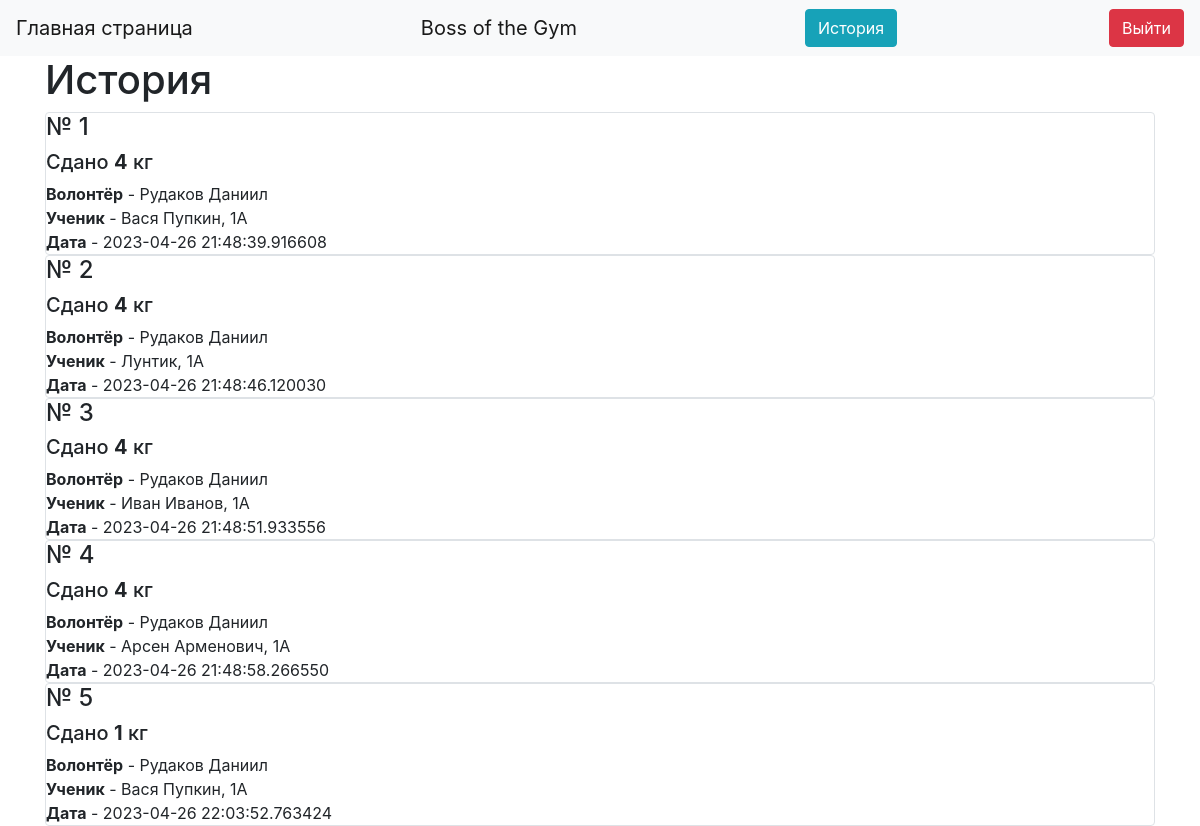
/history (signed in), run on an earlier commit of the app's database.
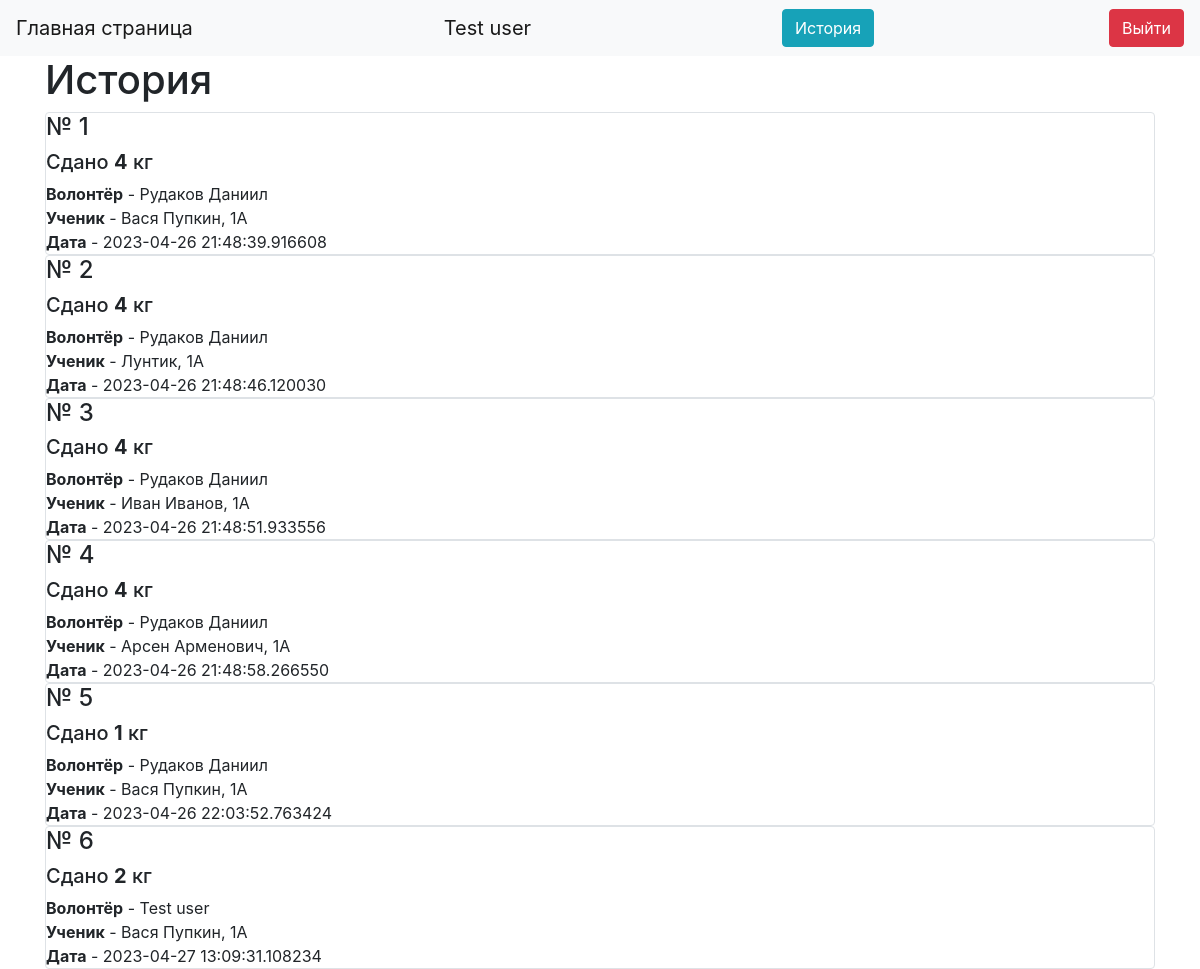
And on a later commit of the database.
### data/users.py (models this page shows, shortened)
class User(SqlAlchemyBase, UserMixin):
    __tablename__ = 'users'
    id = sqlalchemy.Column(sqlalchemy.Integer,
                           primary_key=True, autoincrement=True)
    name = sqlalchemy.Column(sqlalchemy.String, nullable=True)
    about = sqlalchemy.Column(sqlalchemy.String, nullable=True)
    email = sqlalchemy.Column(sqlalchemy.String,
                              index=True, unique=True, nullable=True)
    hashed_password = sqlalchemy.Column(sqlalchemy.String, nullable=True)
    is_admin = sqlalchemy.Column(sqlalchemy.Boolean)
    got = sqlalchemy.Column(sqlalchemy.Integer, default=0)
    got_pupils = sqlalchemy.Column(sqlalchemy.Integer, default=0)
    kilograms = orm.relationship("Kilograms", back_populates='user')

### data/kilograms.py (models this page shows)
class Kilograms(SqlAlchemyBase):
    __tablename__ = 'kilograms'
    id = sqlalchemy.Column(sqlalchemy.Integer,
                           primary_key=True, autoincrement=True)
    value = sqlalchemy.Column(sqlalchemy.Integer)
    created_date = sqlalchemy.Column(sqlalchemy.DateTime,
                                     default=datetime.datetime.now)
    user_id = sqlalchemy.Column(sqlalchemy.Integer,
                                sqlalchemy.ForeignKey("users.id"))
    pupil_id = sqlalchemy.Column(sqlalchemy.Integer, sqlalchemy.ForeignKey("Pupils.id"))
    user = orm.relationship('User')
    pupil = orm.relationship("Pupils")

### data/Pupils.py (models this page shows)
class Pupils(SqlAlchemyBase):
    __tablename__ = 'Pupils'
    id = sqlalchemy.Column(sqlalchemy.Integer, autoincrement=True, primary_key=True)
    name = sqlalchemy.Column(sqlalchemy.String)
    value = sqlalchemy.Column(sqlalchemy.Integer, default=0)
    grade = sqlalchemy.Column(sqlalchemy.String)
    kilo = orm.relationship("Kilograms", back_populates="pupil")

### server.py (the view)
@app.route("/history")
def history():
    db_sess = db_session.create_session()
    kilo = db_sess.query(Kilograms)
    return render_template("history.html", kilo=kilo)

### data/db_session.py (called while the page is built)
def create_session() -> Session:
    global __factory
    return __factory()

### server.py (called while the page is built)
@login_manager.user_loader
def load_user(user_id):
    db_sess = db_session.create_session()
    return db_sess.query(User).get(user_id)

### templates/history.html
{% extends "base.html" %}
{% block content %}
{% if current_user.is_authenticated %}
<h1 xmlns="http://www.w3.org/1999/html">История</h1>
{% for item in kilo%}
<div class="col-md6 border rounded">
    <h4>№ {{item.id}}</h4>
    <h5>
        Сдано <b>{{item.value}}</b> кг
    </h5>
    <div>
        <b>Волонтёр</b> - {{item.user.name}}</br>
        <b>Ученик</b> - {{item.pupil.name}}, {{item.pupil.grade}}</br>
        <b>Дата</b> - {{item.created_date}}
    </div>
</div>
{% endfor %}
{% endif %}
{% endblock %}

### templates/base.html (shortened to what this page needs)
<!doctype html>
<html lang="en">
<head>
    <link rel="stylesheet"
          href="https://stackpath.bootstrapcdn.com/bootstrap/4.4.1/css/bootstrap.min.css"
>
</head>
<body>
<header>
    <nav class="navbar navbar-light bg-light">
        <a class="navbar-brand" href="/">Главная страница</a>
        {% if current_user.is_authenticated %}
        <a class="navbar-brand" href="">{{ current_user.name }}</a>
        <a class="btn btn-info" href="/history">История</a>
        <a class="btn btn-danger" href="/logout">Выйти</a>
        {% else %}
        <p>
            <a class="btn btn-success" href="/login">Войти</a>
        </p>
        {% endif %}
    </nav>
</header>
<main role="main" class="container">
    {% block content %}{% endblock %}
</main>
</body>
</html>

What changed in the data, as far as the page shows it:
changed User: name "Boss of the Gym" → "Test user"
added Kilograms: id "6", value "2", user.name "Test user", pupil.name "Вася Пупкин", pupil.grade "1А", created_date "2023-04-27 13:09:31.108234"
